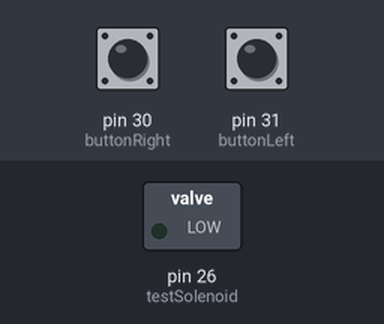
A sketch run on a simulated Arduino Mega 2560, built with avr-gcc and run on an emulated ATmega2560. On the bench: switched loads named in the sketch (green lamp = pin HIGH). The inputs (shaded band) are chosen by the test bench; at power-on: pin 31 (buttonLeft) LOW, pin 30 (buttonRight) LOW. What the sketch prints to the serial monitor is not drawn.

Above: at 1.2 s.
1.3 s: pin 31 (buttonLeft) pulled HIGH for 0.15 s
At 1.37 s:
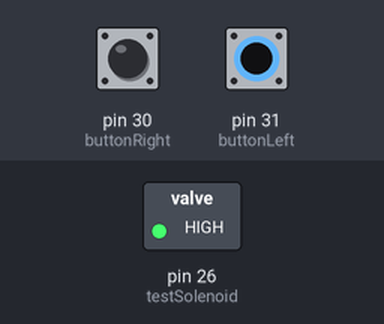
2.9 s: pin 31 (buttonLeft) pulled HIGH for 3.2 s
At 6.8 s:
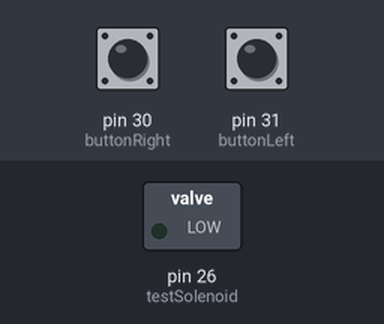
Timing chart, 0 to 8.3 s (numbered marks = the images above; inputs shaded):
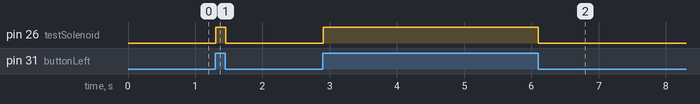

Measured:
- after the input at 1.3 s, pin 26 (testSolenoid): LOW → HIGH at once, → LOW 0.15 s later
- after the input at 2.9 s, pin 26 (testSolenoid): LOW → HIGH at once, → LOW 3.2 s later

The sketch:

solenoid_test_code.ino
```cpp
const int testSolenoid = 26;
const int buttonLeft = 31;
const int buttonRight = 30;
const int solenoidRight = 25;

int Right;
int Left;

void setup() {
  // put your setup code here, to run once:
  Serial.begin(9600);
  pinMode(testSolenoid, OUTPUT);

  pinMode(buttonLeft, INPUT);

}

void loop() {
  // put your main code here, to run repeatedly:

  Left = digitalRead(buttonLeft);
  digitalWrite(testSolenoid, Left);
  Serial.println(Left);

  Right = digitalRead(buttonRight);
  digitalWrite(solenoidRight, Right);


/*
  digitalWrite(testSolenoid, HIGH);
  delay(1000);
  digitalWrite(testSolenoid, LOW);
  delay(1000);
  */


}
```
